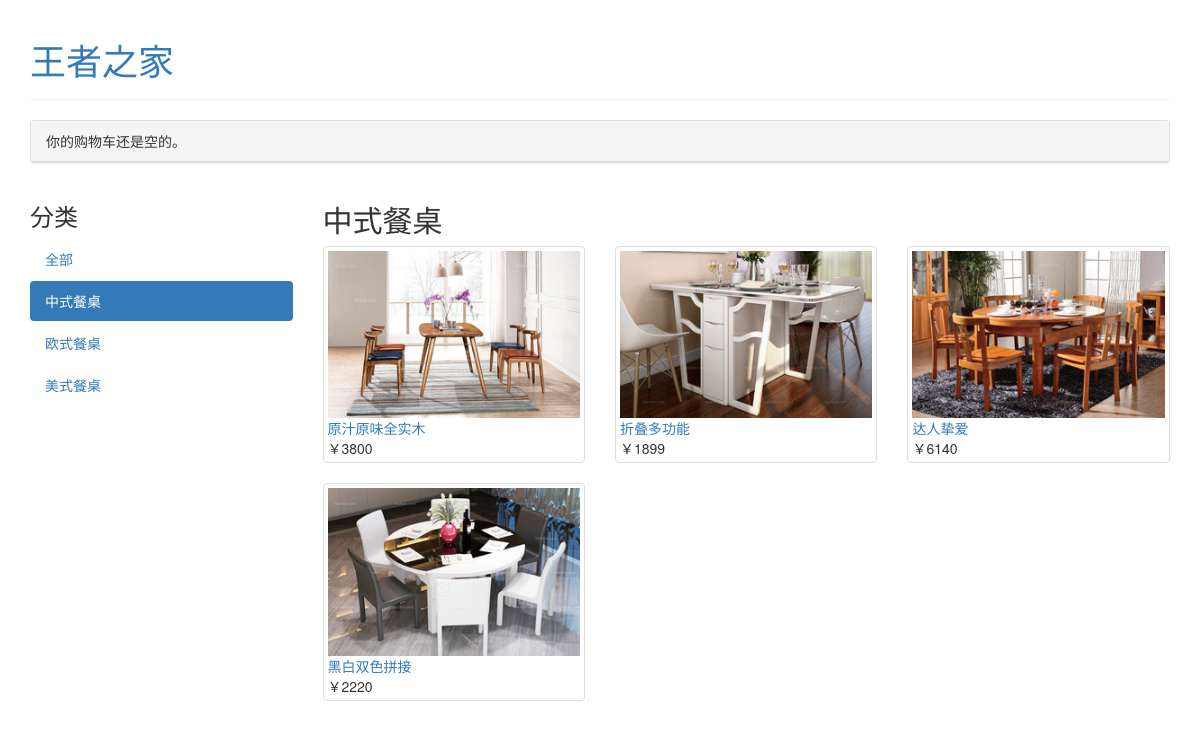
/CN_table/, run on the app's committed database.
### shop/models.py (models this page shows, shortened)
class Category(models.Model):
    name = models.CharField(max_length=200,
                            db_index=True)
    slug = models.SlugField(max_length=200,
                            db_index=True,
                            unique=True)
    class Meta:
        ordering = ('name',)
        verbose_name = 'category'
        verbose_name_plural = 'categories'
    def get_absolute_url(self):
        return reverse('shop:product_list_by_category',
                       args=[self.slug])

class Product(models.Model):
    category = models.ForeignKey(Category,
                                 related_name='products')
    name = models.CharField(max_length=200, db_index=True)
    slug = models.SlugField(max_length=200, db_index=True)
    image = models.ImageField(upload_to='products/%Y/%m/%d',
                              blank=True)
    description = models.TextField(blank=True)
    price = models.DecimalField(max_digits=10, decimal_places=0)
    stock = models.PositiveIntegerField()
    available = models.BooleanField(default=True)
    created = models.DateTimeField(auto_now_add=True)
    updated = models.DateTimeField(auto_now=True)
    class Meta:
        ordering = ('name',)
        index_together = (('id', 'slug'),)
    def get_absolute_url(self):
        return reverse('shop:product_detail',
                       args=[self.id, self.slug])

### shop/views.py (the view)
def product_list(request, category_slug=None):
    category = None
    categories = Category.objects.all()
    products = Product.objects.filter(available=True)
    if category_slug:
        category = get_object_or_404(Category, slug=category_slug)
        products = products.filter(category=category)
    return render(request,
                  'shop/product/list.html',
                  {'category': category,
                   'categories': categories,
                   'products': products})

### cart/cart.py (called while the page is built)
    def __len__(self):
        return sum(item['quantity'] for item in self.cart.values())

### cart/context_processors.py (called while the page is built)
def cart(request):
        return {'cart': Cart(request)}

### shop/templates/shop/product/list.html (shortened to what this page needs)
{% extends "shop/base.html" %}
{% load staticfiles %}
{% block content %}
    <div class="row">
        <div class="col-md-3">
            <h3>分类</h3>
            <ul class="nav nav-pills nav-stacked">
                <li {% if not category %}class="active"{% endif %}>
                    <a href="{% url "shop:product_list" %}">全部</a></li>
                {% for c in categories %}
                    <li {% if category.slug == c.slug %}class="active"{% endif %}>
                        <a href="{{ c.get_absolute_url }}">{{ c.name }}</a>
                    </li>
                {% endfor %}
            </ul>
        </div>
        <div class="col-md-9">
            <h2>{% if category %}{{ category.name }}{% else %}产品{% endif %}</h2>
            <div class="row">
                {% for product in products %}
                    <div class="col-md-4">
                        <div class="thumbnail">
                            <a href="{{ product.get_absolute_url }}">
                                <img src="{% if product.image %}{{ product.image.url }}
                                          {% else %}{% static "img/no_image.png" %} {% endif %}">
                            </a>
                            <a href="{{ product.get_absolute_url }}">{{ product.name }}</a><br>
                            ￥{{ product.price }}
                        </div>
                    </div>
                {% endfor %}
            </div>
        </div>
    </div>
{% endblock %}

### data on the page
Category: name "中式餐桌"
Category: name "欧式餐桌"
Category: name "美式餐桌"
Product: image (picture), name "原汁原味全实木", price "3800"
Product: image (picture), name "折叠多功能", price "1899"
Product: image (picture), name "达人挚爱", price "6140"
Product: image (picture), name "黑白双色拼接", price "2220"
